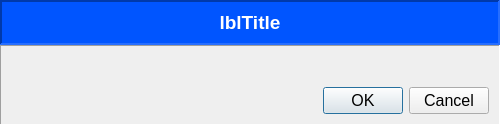
<?xml version="1.0" encoding="UTF-8"?>
<ui version="4.0">
 <class>MFormInput</class>
 <widget class="QWidget" name="MFormInput">
  <property name="geometry">
   <rect>
    <x>0</x>
    <y>0</y>
    <width>500</width>
    <height>125</height>
   </rect>
  </property>
  <property name="minimumSize">
   <size>
    <width>500</width>
    <height>125</height>
   </size>
  </property>
  <property name="windowTitle">
   <string>Form</string>
  </property>
  <property name="styleSheet">
   <string/>
  </property>
  <layout class="QVBoxLayout" name="verticalLayout_3">
   <property name="spacing">
    <number>0</number>
   </property>
   <property name="margin">
    <number>0</number>
   </property>
   <item>
    <widget class="QFrame" name="frTitle">
     <property name="styleSheet">
      <string>background-color: rgb(0, 85, 255);</string>
     </property>
     <property name="frameShape">
      <enum>QFrame::Panel</enum>
     </property>
     <property name="frameShadow">
      <enum>QFrame::Sunken</enum>
     </property>
     <property name="lineWidth">
      <number>2</number>
     </property>
     <layout class="QVBoxLayout" name="verticalLayout_2">
      <item>
       <widget class="QLabel" name="lblTitle">
        <property name="sizePolicy">
         <sizepolicy hsizetype="Preferred" vsizetype="Preferred">
          <horstretch>0</horstretch>
          <verstretch>1</verstretch>
         </sizepolicy>
        </property>
        <property name="font">
         <font>
          <family>MS Sans Serif</family>
          <pointsize>14</pointsize>
          <weight>75</weight>
          <bold>true</bold>
         </font>
        </property>
        <property name="styleSheet">
         <string>color: rgb(255, 255, 255);</string>
        </property>
        <property name="frameShape">
         <enum>QFrame::NoFrame</enum>
        </property>
        <property name="frameShadow">
         <enum>QFrame::Sunken</enum>
        </property>
        <property name="text">
         <string notr="true">lblTitle</string>
        </property>
        <property name="textFormat">
         <enum>Qt::LogText</enum>
        </property>
        <property name="scaledContents">
         <bool>true</bool>
        </property>
        <property name="alignment">
         <set>Qt::AlignCenter</set>
        </property>
        <property name="wordWrap">
         <bool>true</bool>
        </property>
        <property name="margin">
         <number>0</number>
        </property>
       </widget>
      </item>
     </layout>
    </widget>
   </item>
   <item>
    <widget class="QFrame" name="frBody">
     <property name="frameShape">
      <enum>QFrame::Panel</enum>
     </property>
     <property name="frameShadow">
      <enum>QFrame::Sunken</enum>
     </property>
     <layout class="QVBoxLayout" name="verticalLayout">
      <property name="spacing">
       <number>1</number>
      </property>
      <property name="margin">
       <number>1</number>
      </property>
      <item>
       <widget class="QFrame" name="frInputFrame">
        <property name="enabled">
         <bool>true</bool>
        </property>
        <property name="sizePolicy">
         <sizepolicy hsizetype="Preferred" vsizetype="Expanding">
          <horstretch>0</horstretch>
          <verstretch>4</verstretch>
         </sizepolicy>
        </property>
        <property name="frameShape">
         <enum>QFrame::NoFrame</enum>
        </property>
        <property name="frameShadow">
         <enum>QFrame::Raised</enum>
        </property>
       </widget>
      </item>
      <item>
       <widget class="QFrame" name="frame_2">
        <property name="frameShape">
         <enum>QFrame::NoFrame</enum>
        </property>
        <property name="frameShadow">
         <enum>QFrame::Raised</enum>
        </property>
        <layout class="QHBoxLayout" name="horizontalLayout">
         <item>
          <widget class="QDialogButtonBox" name="buttonBox">
           <property name="font">
            <font>
             <family>MS Sans Serif</family>
             <pointsize>12</pointsize>
             <weight>50</weight>
             <bold>false</bold>
             <kerning>true</kerning>
            </font>
           </property>
           <property name="focusPolicy">
            <enum>Qt::NoFocus</enum>
           </property>
           <property name="styleSheet">
            <string/>
           </property>
           <property name="orientation">
            <enum>Qt::Horizontal</enum>
           </property>
           <property name="standardButtons">
            <set>QDialogButtonBox::Cancel|QDialogButtonBox::Ok</set>
           </property>
           <property name="centerButtons">
            <bool>false</bool>
           </property>
          </widget>
         </item>
        </layout>
       </widget>
      </item>
     </layout>
    </widget>
   </item>
  </layout>
 </widget>
 <resources/>
 <connections/>
</ui>
